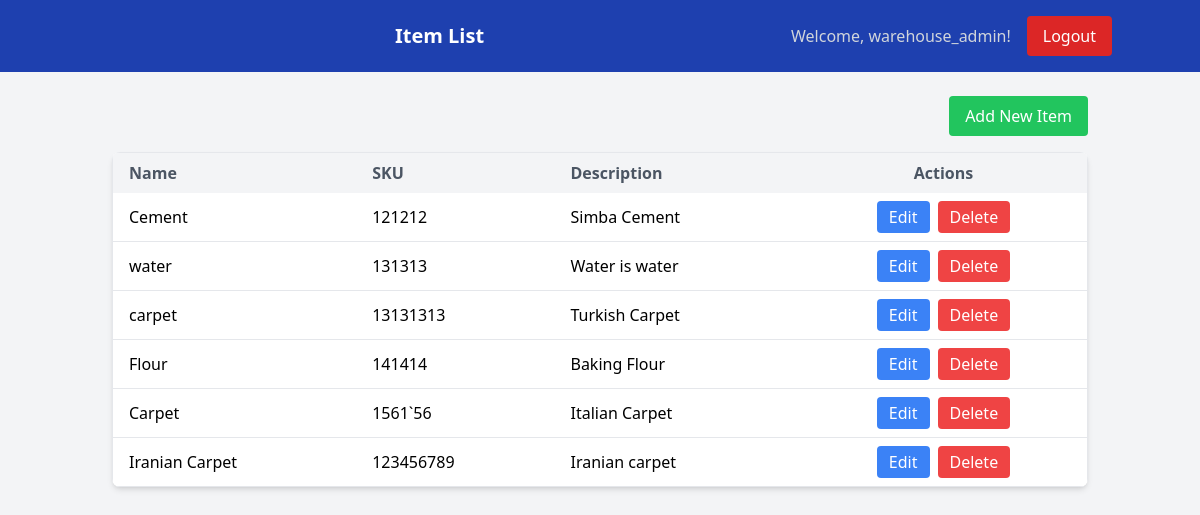
The app's page /inventory/items/ (signed in) with its own data.
### inventory/models.py (models this page shows, shortened)
class Item(models.Model):
    name = models.CharField(max_length=100)
    sku = models.CharField(max_length=100, unique=True)
    description = models.TextField(default="No description provided")

### inventory/views.py (the view)
# urls.py: path('items/', views.item_list, name='item_list'),
@login_required
def item_list(request):
    items = Item.objects.all()
    is_manager = request.user.groups.filter(name='warehouse_managers').exists()
    is_staff = request.user.groups.filter(name='warehouse_staff').exists()
    context = {
        'items': items,
        'is_manager': is_manager,
        'is_staff': is_staff,
    }
    return render(request, 'inventory/item_list.html', context)

### templates/inventory/item_list.html (shortened to what this page needs)
<!DOCTYPE html>
<html lang="en">
<head>
    {% load static tailwind_tags %}
    <link href="https://cdn.jsdelivr.net/npm/tailwindcss@2.2.19/dist/tailwind.min.css" rel="stylesheet">
    {% tailwind_css %}
</head>
<body class="bg-gray-100 font-sans">
    <header class="bg-blue-800 text-white p-4">
        <div class="container mx-auto flex justify-between items-center">
            <h1 class="text-xl font-semibold">Item List</h1>
            <div class="flex items-center space-x-4">
                <span class="text-gray-300">Welcome, {{ user.username }}!</span>
                <a href="{% url 'logout' %}" class="bg-red-600 hover:bg-red-700 text-white py-2 px-4 rounded">Logout</a>
            </div>
        </div>
    </header>
    <main class="container mx-auto p-6">
        <div class="flex justify-end mb-4">
            <a href="{% url 'add_item' %}" class="bg-green-500 hover:bg-green-600 text-white py-2 px-4 rounded">Add New Item</a>
        </div>
        <div class="overflow-x-auto bg-white shadow-md rounded-lg">
            <table class="min-w-full border border-gray-200 rounded-lg">
                <thead class="bg-gray-100">
                    <tr>
                        <th class="py-2 px-4 text-left text-gray-600">Name</th>
                        <th class="py-2 px-4 text-left text-gray-600">SKU</th>
                        <th class="py-2 px-4 text-left text-gray-600">Description</th>
                        <th class="py-2 px-4 text-center text-gray-600">Actions</th>
                    </tr>
                </thead>
                <tbody>
                    {% for item in items %}
                    <tr class="border-b hover:bg-gray-50">
                        <td class="py-2 px-4">{{ item.name }}</td>
                        <td class="py-2 px-4">{{ item.sku }}</td>
                        <td class="py-2 px-4">{{ item.description }}</td>
                        <td class="py-2 px-4 flex space-x-2 justify-center">
                            <a href="{% url 'edit_item' item.pk %}" class="bg-blue-500 hover:bg-blue-600 text-white py-1 px-3 rounded">Edit</a>
                            <a href="{% url 'delete_item' item.pk %}" class="bg-red-500 hover:bg-red-600 text-white py-1 px-3 rounded">Delete</a>
                        </td>
                    </tr>
                    {% endfor %}
                </tbody>
            </table>
        </div>
    </main>
</body>
</html>

### records on screen
Item: name "Cement", sku "121212", description "Simba Cement"
Item: name "water", sku "131313", description "Water is water"
Item: name "carpet", sku "13131313", description "Turkish Carpet"
Item: name "Flour", sku "141414", description "Baking Flour"
Item: name "Carpet", sku "1561`56", description "Italian Carpet"
Item: name "Iranian Carpet", sku "123456789", description "Iranian carpet"

### other values on screen
{{ user.username }} "warehouse_admin"
